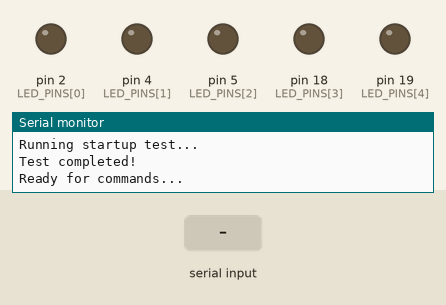
The sketch below on a simulated Arduino Uno, built with avr-gcc and run on an emulated ATmega328P. On the bench: output pins drawn as LEDs (lit = HIGH), the last lines printed to the serial monitor. Dashed ring = blinking. Inputs (shaded band) come from the test bench. Random numbers use the default seed unless the sketch sets one.

Above: at 3.8 s.
3.9 s: "BREATHE\n" received over Serial
At 4.37 s:
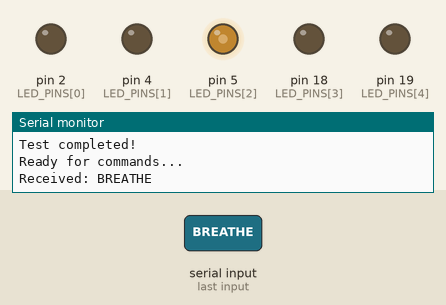
At 4.98 s:
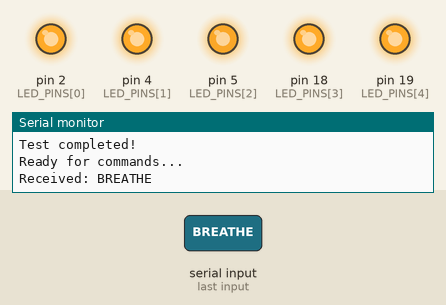
6.9 s: "CHASE\n" received over Serial
9.9 s: "RAINBOW\n" received over Serial
12.9 s: "WAVE\n" received over Serial
At 13.42 s:
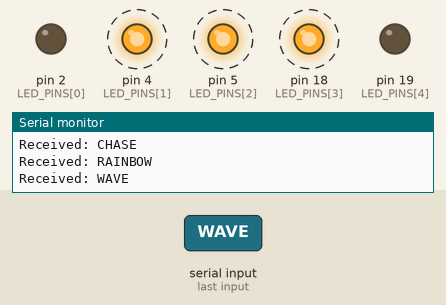
Timing chart, 0 to 16.9 s (numbered marks = the images above; inputs shaded):
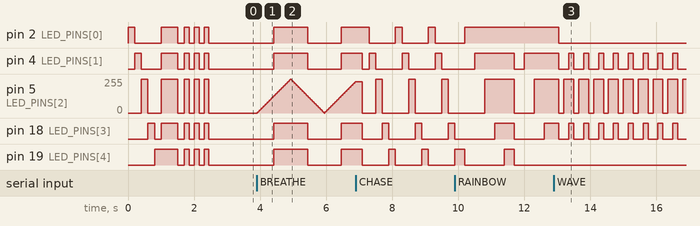

The sketch:

led_control.ino
```cpp
/*
 * LED Hand Gesture Control - Arduino Code
 * 5 Purple LEDs Control (No FastLED)
 * Compatible with Hand Gesture Recognition System
 */

// Định nghĩa chân LED (Digital pins) - THEO YEU CAU: 2, 4, 5, 18, 19
const int LED_PINS[] = {2, 4, 5, 18, 19}; // 5 LED tím
const int NUM_LEDS = 5;

// Biến điều khiển
String command = "";
unsigned long previousMillis = 0;
int currentEffect = 0;
int stepCounter = 0;
int brightness = 255;
bool increasing = true;

// Định nghĩa các hiệu ứng
enum Effects {
  EFFECT_OFF = 0,
  EFFECT_ALL_ON = 1,
  EFFECT_BLINK = 2,
  EFFECT_CHASE = 3,
  EFFECT_BREATHE = 4,
  EFFECT_RAINBOW = 5,
  EFFECT_WAVE = 6,
  EFFECT_FADE = 7,
  EFFECT_STROBE = 8,
  EFFECT_TWINKLE = 9,
  EFFECT_TEST = 10
};

void setup() {
  // Khởi tạo Serial
  Serial.begin(115200);
  Serial.println("Arduino LED Controller Started");
  Serial.println("5 Purple LEDs - Pins: 2, 4, 5, 18, 19");

  // Khởi tạo các chân LED
  for (int i = 0; i < NUM_LEDS; i++) {
    pinMode(LED_PINS[i], OUTPUT);
    digitalWrite(LED_PINS[i], LOW);
  }

  // Test sequence khi khởi động
  testSequence();
  Serial.println("Ready for commands...");
}

void loop() {
  // Đọc lệnh từ Serial
  if (Serial.available()) {
    command = Serial.readStringUntil('\n');
    command.trim();
    parseCommand(command);
  }

  // Chạy hiệu ứng hiện tại
  runCurrentEffect();
}

void parseCommand(String cmd) {
  Serial.println("Received: " + cmd);

  // RESET hiệu ứng cũ khi nhận lệnh mới
  stepCounter = 0;
  brightness = 255;
  increasing = true;
  previousMillis = millis();

  if (cmd == "ALL_OFF") {
    currentEffect = EFFECT_OFF;
    allLedsOff(); // TẮT NGAY LẬP TỨC
  } else if (cmd == "ALL_ON") {
    currentEffect = EFFECT_ALL_ON;
    allLedsOn(); // SÁNG NGAY LẬP TỨC
  } else if (cmd == "BLINK") {
    currentEffect = EFFECT_BLINK;
  } else if (cmd == "CHASE") {
    currentEffect = EFFECT_CHASE;
  } else if (cmd == "BREATHE") {
    currentEffect = EFFECT_BREATHE;
  } else if (cmd == "RAINBOW") {
    currentEffect = EFFECT_RAINBOW;
  } else if (cmd == "WAVE") {
    currentEffect = EFFECT_WAVE;
  } else if (cmd == "FADE") {
    currentEffect = EFFECT_FADE;
  } else if (cmd == "STROBE") {
    currentEffect = EFFECT_STROBE;
  } else if (cmd == "TWINKLE") {
    currentEffect = EFFECT_TWINKLE;
  } else if (cmd == "TEST") {
    currentEffect = EFFECT_TEST;
  }
}

void runCurrentEffect() {
  unsigned long currentMillis = millis();

  switch (currentEffect) {
    case EFFECT_OFF:
      allLedsOff();
      break;

    case EFFECT_ALL_ON:
      allLedsOn();
      break;

    case EFFECT_BLINK:
      if (currentMillis - previousMillis >= 500) {
        blinkEffect();
        previousMillis = currentMillis;
      }
      break;

    case EFFECT_CHASE:
      if (currentMillis - previousMillis >= 200) {
        chaseEffect();
        previousMillis = currentMillis;
      }
      break;

    case EFFECT_BREATHE:
      if (currentMillis - previousMillis >= 20) {
        breatheEffect();
        previousMillis = currentMillis;
      }
      break;

    case EFFECT_RAINBOW:
      if (currentMillis - previousMillis >= 300) {
        rainbowEffect();
        previousMillis = currentMillis;
      }
      break;

    case EFFECT_WAVE:
      if (currentMillis - previousMillis >= 150) {
        waveEffect();
        previousMillis = currentMillis;
      }
      break;

    case EFFECT_FADE:
      if (currentMillis - previousMillis >= 30) {
        fadeEffect();
        previousMillis = currentMillis;
      }
      break;

    case EFFECT_STROBE:
      if (currentMillis - previousMillis >= 80) {
        strobeEffect();
        previousMillis = currentMillis;
      }
      break;

    case EFFECT_TWINKLE:
      if (currentMillis - previousMillis >= 200) {
        twinkleEffect();
        previousMillis = currentMillis;
      }
      break;

    case EFFECT_TEST:
      if (currentMillis - previousMillis >= 200) {
        testEffect();
        previousMillis = currentMillis;
      }
      break;
  }
}

// === CÁC HIỆU ỨNG LED ===

void allLedsOff() {
  for (int i = 0; i < NUM_LEDS; i++) {
    digitalWrite(LED_PINS[i], LOW);
  }
}

void allLedsOn() {
  for (int i = 0; i < NUM_LEDS; i++) {
    digitalWrite(LED_PINS[i], HIGH);
  }
}

void blinkEffect() {
  static bool state = false;
  state = !state;

  for (int i = 0; i < NUM_LEDS; i++) {
    digitalWrite(LED_PINS[i], state ? HIGH : LOW);
  }
}

void chaseEffect() {
  allLedsOff();
  digitalWrite(LED_PINS[stepCounter % NUM_LEDS], HIGH);
  stepCounter++;
}

void breatheEffect() {
  static bool increasing = true;
  static int brightness = 0;

  if (increasing) {
    brightness += 5;
    if (brightness >= 255) {
      brightness = 255;
      increasing = false;
    }
  } else {
    brightness -= 5;
    if (brightness <= 0) {
      brightness = 0;
      increasing = true;
    }
  }

  // Mô phỏng PWM bằng cách bật/tắt nhanh
  for (int i = 0; i < NUM_LEDS; i++) {
    analogWrite(LED_PINS[i], brightness);
  }
}

void rainbowEffect() {
  // Hiệu ứng cầu vồng đơn giản - lần lượt từng LED
  allLedsOff();
  for (int i = 0; i < (stepCounter % NUM_LEDS) + 1; i++) {
    digitalWrite(LED_PINS[i], HIGH);
  }
  stepCounter++;
  if (stepCounter >= NUM_LEDS * 2) stepCounter = 0;
}

void waveEffect() {
  // Hiệu ứng sóng - LED sáng lan tỏa từ giữa
  allLedsOff();
  int center = NUM_LEDS / 2;
  int spread = stepCounter % (NUM_LEDS / 2 + 1);

  for (int i = 0; i < spread; i++) {
    if (center - i >= 0) digitalWrite(LED_PINS[center - i], HIGH);
    if (center + i < NUM_LEDS) digitalWrite(LED_PINS[center + i], HIGH);
  }
  stepCounter++;
}

void fadeEffect() {
  static int brightness = 0;
  static bool increasing = true;

  if (increasing) {
    brightness += 3;
    if (brightness >= 255) {
      brightness = 255;
      increasing = false;
    }
  } else {
    brightness -= 3;
    if (brightness <= 0) {
      brightness = 0;
      increasing = true;
    }
  }

  for (int i = 0; i < NUM_LEDS; i++) {
    analogWrite(LED_PINS[i], brightness);
  }
}

void strobeEffect() {
  static bool state = false;
  state = !state;

  for (int i = 0; i < NUM_LEDS; i++) {
    digitalWrite(LED_PINS[i], state ? HIGH : LOW);
  }
}

void twinkleEffect() {
  // Tắt tất cả
  allLedsOff();

  // Bật ngẫu nhiên 1-3 LED
  int numTwinkle = random(1, 4);
  for (int i = 0; i < numTwinkle; i++) {
    int randomLed = random(0, NUM_LEDS);
    digitalWrite(LED_PINS[randomLed], HIGH);
  }
}

void testEffect() {
  // Test từng LED lần lượt
  allLedsOff();
  digitalWrite(LED_PINS[stepCounter % NUM_LEDS], HIGH);
  stepCounter++;

  if (stepCounter >= NUM_LEDS * 3) {
    currentEffect = EFFECT_OFF; // Kết thúc test
    stepCounter = 0;
  }
}

void testSequence() {
  Serial.println("Running startup test...");

  // Test từng LED
  for (int i = 0; i < NUM_LEDS; i++) {
    digitalWrite(LED_PINS[i], HIGH);
    delay(200);
    digitalWrite(LED_PINS[i], LOW);
  }

  // Sáng tất cả
  allLedsOn();
  delay(500);
  allLedsOff();
  delay(200);

  // Nhấp nháy 3 lần
  for (int i = 0; i < 3; i++) {
    allLedsOn();
    delay(150);
    allLedsOff();
    delay(150);
  }

  Serial.println("Test completed!");
}
```

Measured:
- after the input at 3.9 s, pin 2 (LED_PINS[0]), pin 4 (LED_PINS[1]), pin 18 (LED_PINS[3]), pin 19 (LED_PINS[4]): LOW → HIGH after 0.52 s, → LOW 1.0 s later, → HIGH 1.0 s later
- after the input at 12.9 s, pin 2 (LED_PINS[0]): HIGH → LOW after 0.15 s
- by itself, pin 5 (LED_PINS[2]): alternates 255/255 for 0.30 s and 0/255 for 0.15 s
